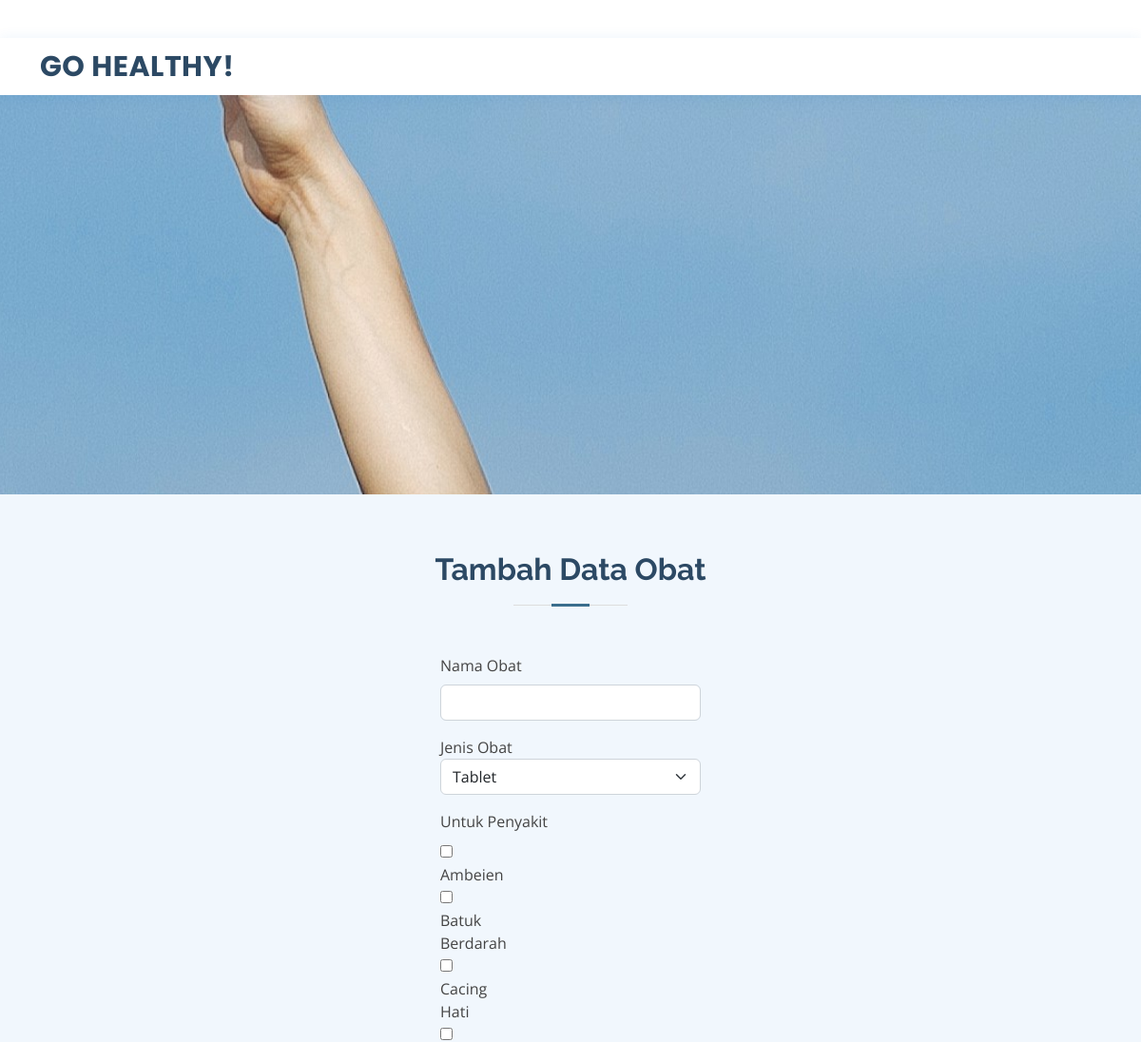
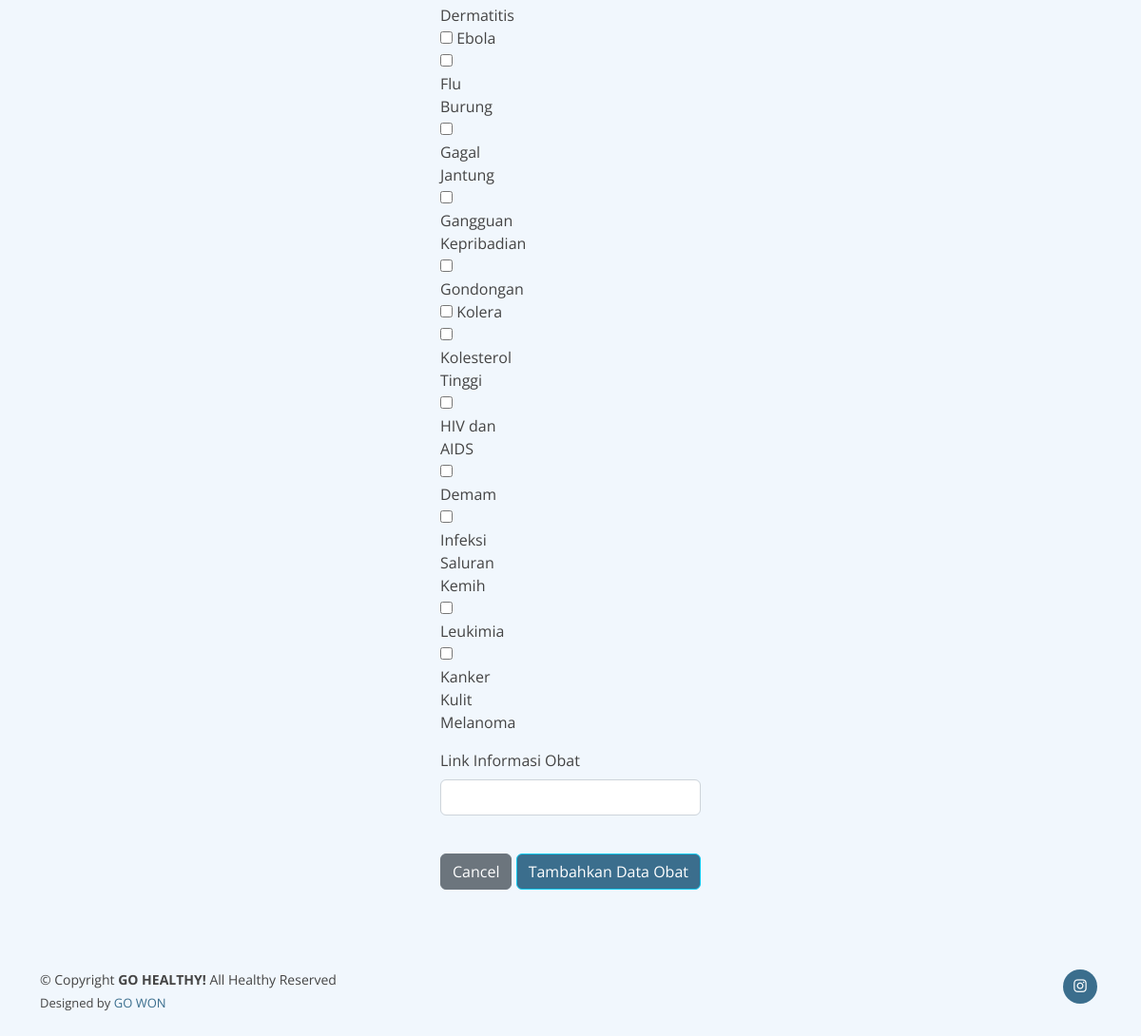
/go-healthy/tambah_obat.php, run on the app's committed database (2 pictures, top to bottom).
### tables this page shows
CREATE TABLE `t_penyakit` (
  `id_penyakit` int(11) NOT NULL AUTO_INCREMENT,
  `nama_penyakit` varchar(50) NOT NULL,
  `ket_penyakit` varchar(255) NOT NULL,
  `resiko_kematian` decimal(3,1) DEFAULT NULL,
  `link_penyakit` varchar(1000) NOT NULL,
  PRIMARY KEY (`id_penyakit`)
);

### go-healthy/function.php (called while the page is built, shortened)
<?php
    include('config.php');
    function read_penyakit()
    {
        global $conn;
        $query = "SELECT * FROM t_penyakit;";
        $eksekusi = mysqli_query($conn, $query);
        return $eksekusi;
    }
?>

### go-healthy/tambah_obat.php (the view, shortened to what this page needs)
<?php
    include("function.php");
    $list_penyakit = read_penyakit();
?>
<!DOCTYPE html>
<html lang="en">
<head>
  <link href="assets/vendor/fontawesome-free/css/all.min.css" rel="stylesheet">
  <link href="assets/vendor/animate.css/animate.min.css" rel="stylesheet">
  <link href="assets/vendor/bootstrap/css/bootstrap.min.css" rel="stylesheet">
  <link href="assets/vendor/bootstrap-icons/bootstrap-icons.css" rel="stylesheet">
  <link href="assets/vendor/boxicons/css/boxicons.min.css" rel="stylesheet">
  <link href="assets/vendor/glightbox/css/glightbox.min.css" rel="stylesheet">
  <link href="assets/vendor/remixicon/remixicon.css" rel="stylesheet">
  <link href="assets/vendor/swiper/swiper-bundle.min.css" rel="stylesheet">
  <link href="assets/css/style.css" rel="stylesheet">
</head>
<body>
  <div id="topbar" class="d-flex align-items-center fixed-top">
  </div>
  <header id="header" class="fixed-top">
    <div class="container d-flex align-items-center">
      <h1 class="logo me-auto"><a href="index.php">GO HEALTHY!</a></h1>
    </div>
  </header>
  <section id="hero" class="d-flex align-items-center">
  </section>
  <main id="main">
    <section id="faq" class="faq section-bg">
      <div class="container">
        <div class="section-title">
          <h2>Tambah Data Obat</h2>
        </div>
                  <div class="container" data-aos="fade-up" style="width: fit-content;">
                    <div class="gradient-custom-1 h-100">
                        <div class="mask d-flex align-items-center h-100">
                        <div class="container">
                            <form action="tambah_obat.php" method="POST" id="form-add" enctype="multipart/form-data">
                                <div class="mb-3">
                                    <label for="nama_obat" class="form-label">Nama Obat</label>
                                    <input type="text" class="form-control" id="nama_obat" name="nama_obat" required>
                                </div>
                                <div class="mb-3">
                                    <label for="id_jenis_obat">Jenis Obat</label>
                                    <br>
                                    <select class="form-select" aria-label="Category" id="id_jenis_obat" name="id_jenis_obat" required>
                                        <option value="1">Tablet</option>
                                    </select>
                                </div>
                                <div class="mb-3">
                                    <label for="t_penyakit" class="form-label">Untuk Penyakit</label>
                                    <?php
                                        foreach($list_penyakit as $t_penyakit)
                                        {
                                    ?>
                                        <div class="col-md-3">
                                        <input type="checkbox" name="t_penyakit[]" value="<?=$t_penyakit['id_penyakit']?>">
                                        <label><?=$t_penyakit['nama_penyakit']?></label>
                                        </div>
                                    <?php
                                        }
                                    ?>
                                </div>
                                <div class="mb-3">
                                    <label for="link_obat" class="form-label">Link Informasi Obat</label>
                                    <input type="url" class="form-control" id="link_obat" name="link_obat" required>
                                </div><br>
                                <a href="data_obat.php"><button type="button" class="btn btn-secondary" data-bs-dismiss="modal">Cancel</button></a>
                                <button type="submit" class="btn btn-info text-white" style="background-color: #3B6E8D" name="btn-add" id="btn-add" form="form-add">Tambahkan Data Obat</button>
                            </form>
                            </div>
                        </div>
                        </div>
                    </div>
                  </div>
    </section>
  </main>
  <footer id="footer">
    <div class="container d-md-flex py-4">
      <div class="me-md-auto text-center text-md-start">
        <div class="copyright">
          &copy; Copyright <strong><span>GO HEALTHY!</span></strong> All Healthy Reserved
        </div>
        <div class="credits">
          Designed by <a href="https://bootstrapmade.com/">GO WON</a>
        </div>
      </div>
      <div class="social-links text-center text-md-right pt-3 pt-md-0">
        <a href="https://www.instagram.com/go.won_go.healthy/" class="instagram"><i class="bx bxl-instagram"></i></a>
      </div>
    </div>
</footer>
</body>
</html>

### go-healthy/assets/css/style.css (style rules this page uses)
body { font-family: "Open Sans", sans-serif; color: #444444; }
a { color: #3B6E8D; text-decoration: none; }
h1, h2, h3, h4, h5, h6 { font-family: "Raleway", sans-serif; }
#topbar { background: #fff; height: 40px; font-size: 14px; transition: all 0.5s; z-index: 996; }
#header { background: #fff; transition: all 0.5s; z-index: 997; padding: 15px 0; top: 40px; box-shadow: 0px 2px 15px rgba(25, 119, 204, 0.1); }
#header .logo { font-size: 30px; margin: 0; padding: 0; line-height: 1; font-weight: 700; letter-spacing: 0.5px; font-family: "Poppins", sans-serif; }
#header .logo a { color: #2c4964; }
#hero { width: 100%; height: 90vh; background: url("../img/hero2.jpg") top center; background-size: cover; margin-bottom: -200px; }
@media (min-width: 1024px) { #hero { background-attachment: fixed; } }
section { padding: 60px 0; overflow: hidden; }
.section-bg { background-color: #f1f7fd; }
.section-title { text-align: center; padding-bottom: 30px; }
.section-title h2 { font-size: 32px; font-weight: bold; margin-bottom: 20px; padding-bottom: 20px; position: relative; color: #2c4964; }
.section-title h2::before { content: ""; position: absolute; display: block; width: 120px; height: 1px; background: #ddd; bottom: 1px; left: calc(50% - 60px); }
.section-title h2::after { content: ""; position: absolute; display: block; width: 40px; height: 3px; background: #3B6E8D; bottom: 0; left: calc(50% - 20px); }
#footer { color: #444444; font-size: 14px; background: #f1f7fd; }
#footer .credits { padding-top: 5px; font-size: 13px; color: #444444; }
#footer .social-links a { font-size: 18px; display: inline-block; background: #3B6E8D; color: #fff; line-height: 1; padding: 8px 0; margin-right: 4px; border-radius: 50%; text-align: center; width: 36px; height: 36px; transition: 0.3s; }

### data on the page
t_penyakit: nama_penyakit "Ambeien"
t_penyakit: nama_penyakit "Batuk Berdarah"
t_penyakit: nama_penyakit "Cacing Hati"
t_penyakit: nama_penyakit "Dermatitis"
t_penyakit: nama_penyakit "Ebola"
t_penyakit: nama_penyakit "Flu Burung"
t_penyakit: nama_penyakit "Gagal Jantung"
t_penyakit: nama_penyakit "Gangguan Kepribadian"
t_penyakit: nama_penyakit "Gondongan"
t_penyakit: nama_penyakit "Kolera"
t_penyakit: nama_penyakit "Kolesterol Tinggi"
t_penyakit: nama_penyakit "HIV dan AIDS"
t_penyakit: nama_penyakit "Demam"
t_penyakit: nama_penyakit "Infeksi Saluran Kemih"
t_penyakit: nama_penyakit "Leukimia"
t_penyakit: nama_penyakit "Kanker Kulit Melanoma"
